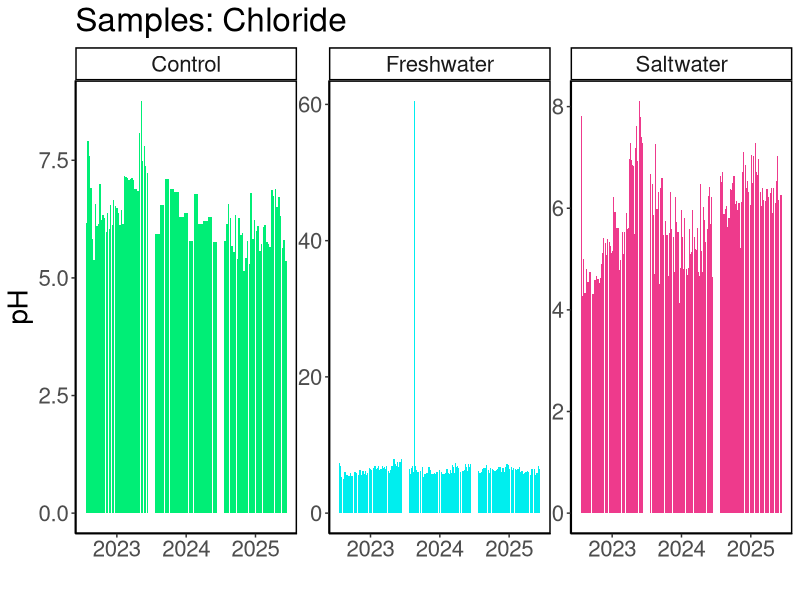
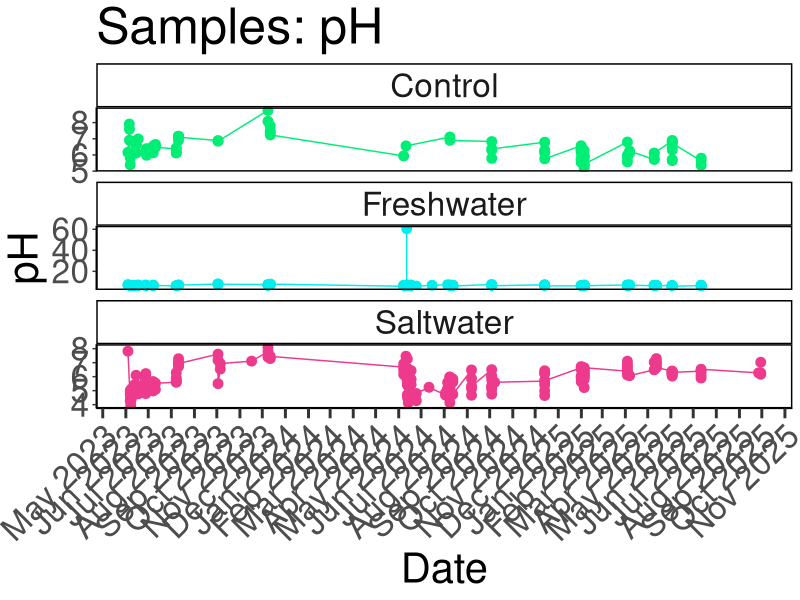
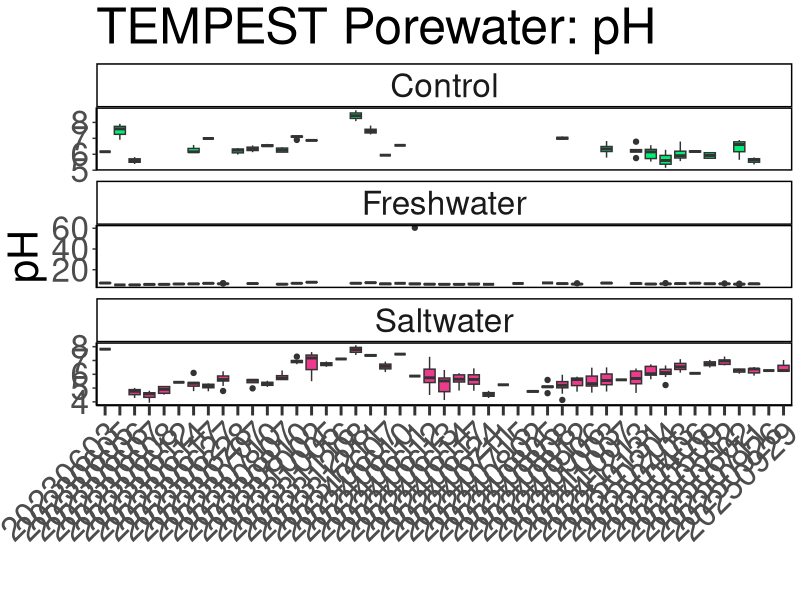

The R source for these figures, in order:
## ---- chunk 1
library(dplyr)
library(ggplot2)
library(ggpubr)
library(stringr)
library(readxl)
library(tidyr)
library(tibble)
library(openxlsx)
library(knitr)
## ---- chunk 2

#read in 2023 Dionex Data:
dat23 <- read.csv("Raw Data/TMP_PW_pH_2023_L1.csv")
# head(dat24)
colnames(dat23)

#read in 2024 Dionex Data:
dat24 <- read.csv("Raw Data/TMP_PW_pH_2024_L1.csv")
# head(dat24)
colnames(dat24)

#read in 2025 Dionex Data:
dat25 <- read.csv("Raw Data/TMP_PW_pH_2025_L1.csv")
# head(dat25)
colnames(dat25)

raw_dat <- bind_rows(dat23, dat24, dat25)

##Convert Collection Date into Date format
raw_dat$Collection_Date_Time <- as.POSIXct(raw_dat$datetime, format = "%Y-%m-%dT%H:%M:%SZ", tz = "US/Eastern")

##Extract Year and month from Collection Date
raw_dat$Year <- format(raw_dat$Collection_Date_Time, format = "%Y")
raw_dat$Month <- format(raw_dat$Collection_Date_Time, format = "%m")
raw_dat$Day <- format(raw_dat$Collection_Date_Time, format = "%d")

colnames(raw_dat)

all_dat <- raw_dat %>%
  mutate(
    Project = "TEMPEST"
  ) %>%
  rename(
    Zone = plot, 
    Grid = grid, 
    Evacuation_Date = evacuation_date, 
    qaqc_flag = flag
  )%>%
  dplyr::select(
         Project, Year, Month, Day, 
         Zone, Grid, pH, collection_temp_C, 
         Collection_Date_Time, Evacuation_Date, qaqc_flag
        # list columns in the order you want them
  )

## ---- chunk 3

#pull the column names from the all_dat dataframe and create a new dataframe with them 
metadat <- data.frame(Column_Names = colnames(all_dat))
metadat
colnames(all_dat)
metadat$Description <- ""
metadat$Units <- ""
metadat$Instrument_ifapplicable <- ""

#add information about each line: 

metadat$Description <- c("Project name", 
                         "Year of sample collection", 
                         "Month of sample collection", 
                         "Day of sample collection", 
                         "Plot where sample collected (Control, Freshwater, Saltwater)", 
                         "Grid where sample collected (Letter + Number)", 
                         "pH of sample", 
                         "Temperature at time of collection in Celsius", 
                         "Date and Time of sample collection", 
                         "Date of sample evacuation",
                         "Any notes generated during QAQC")

metadat$Units <-       c("NA", 
                         "NA",
                         "NA", 
                         "NA",
                         "NA",
                         "NA", 
                         "NA",
                         "degrees Celsius",
                         "NA", 
                         "NA",
                         "NA")

metadat$Instrument_ifapplicable <-  
  
                       c("NA", 
                         "NA",
                         "NA", 
                         "NA",
                         "NA",
                         "NA", 
                         "NA",
                         "NA",
                         "NA", 
                         "NA",
                         "NA")

## ---- chunk 4

#write out a csv of all the data to the main folder: 
write.csv(all_dat, "COMPASS_TEMPEST_pH_AllData.csv")


#write out a csv of the metadata associated with the data: 
write.csv(metadat, "COMPASS_TEMPEST_pH_Metadata.csv")

## ---- chunk 5

##Define Zones for plotting
data_plotting <- all_dat %>% 
  mutate(Zone_1 = factor(Zone, levels = c("Control", "Freshwater", "Saltwater")))

#Plot data by year and change colors based on Zone:
viz_pH_plot <- ggplot(data_plotting, aes(x = as.character(Year), y = pH, fill = Zone_1)) +
  geom_bar(stat = "identity", position = position_dodge2(preserve = "total")) +
  facet_wrap( ~ Zone_1, scales="free") +
  scale_fill_manual(values = c(
    "Control" = "springgreen2",
    "Freshwater" = "cyan2",
    "Saltwater" = "violetred2"
  )) +
  theme_classic() +
  labs(x = " ", y = "pH", title = "Samples: Chloride") +
  theme(
    panel.spacing = unit(.05, "lines"), 
    panel.border = element_rect(color = "black", fill = NA, linewidth = 1)) + 
  theme(text = element_text(size = 20))+ 
  theme(legend.position = "none")

viz_pH_plot

## ---- chunk 6

##Summarize SO4 and Cl by Date and Zone
pH_avg <- data_plotting %>%
  group_by(Collection_Date_Time, Zone_1) %>%
   dplyr::summarize(mean_pH = mean(pH, na.rm=TRUE),
            sd_pH = sd(pH, na.rm=TRUE))

# Define the specific date breaks you want to display
specific_breaks <- as.Date(c("2023-01-01", "2024-01-01", "2025-01-01"))

viz_pH_plot_avgs <- ggplot(pH_avg, aes(x = Collection_Date_Time, y = mean_pH, color = Zone_1)) +
  geom_point(size = 3) + 
  geom_errorbar(aes(ymin = mean_pH - sd_pH, ymax = mean_pH + sd_pH), width = 0.2) + 
  geom_line() + 
  facet_wrap( ~ Zone_1, scales="free_y", ncol = 1) +
  scale_color_manual(values = c(
    "Control" = "springgreen2",
    "Freshwater" = "cyan2",
    "Saltwater" = "violetred2"
  )) +
  theme_classic() +
  labs(x = "Date", y = "pH", title = "Samples: pH") +
  theme(
    panel.spacing = unit(0.5, "lines"), 
    panel.border = element_rect(color = "black", fill = NA, linewidth = 1)) +
  # theme(axis.text.x = element_text(angle = 90, hjust = 0.5))+ 
  theme(text = element_text(size = 30))+
  scale_x_datetime(date_labels = "%b %Y", date_breaks = "1 month") + # Format x-axis labels
  theme(axis.ticks.x = element_line(linewidth = 1))+
  theme(axis.ticks.length.x = unit(0.25, "cm"))+ 
  theme(legend.position = "none")+ 
  theme(axis.text.x = element_text(angle = 45, hjust = 1))

viz_pH_plot_avgs

## ---- chunk 7

data_plotting$Collection_date_char <- as.Date(data_plotting$Collection_Date_Time)
data_plotting$Collection_date_char <- gsub("-", "", data_plotting$Collection_date_char)

##Boxplot Summarize pH by Date, Site, and Zone
viz_pH_boxplot <- ggplot(data_plotting, aes(x = Collection_date_char,  y = pH, fill = Zone_1)) +
  geom_boxplot() + 
  facet_wrap( ~ Zone_1, scales="free_y", ncol = 1) +
  # scale_x_discrete(drop = TRUE) +
  scale_fill_manual(values = c(
    "Control" = "springgreen2",
    "Freshwater" = "cyan2",
    "Saltwater" = "violetred2"
  ), labels = c("Control", "Freshwater", "Saltwater")) +
  theme_classic() +
  labs(x = " ", y = "pH", title = "TEMPEST Porewater: pH") +
  theme(
    panel.spacing = unit(0.5, "lines"), 
    panel.border = element_rect(color = "black", fill = NA, linewidth = 1)) +
  theme(axis.text.x = element_text(angle = 45, vjust = 1, hjust = 1))+ 
  theme(text = element_text(size = 30))+
  theme(axis.ticks.x = element_line(linewidth = 1))+
  theme(axis.ticks.length.x = unit(0.25, "cm"))+ 
  theme(legend.position = "none")

viz_pH_boxplot

# # Save as a PNG
# png("COMPASS_TEMPEST_pH_alldata.png", width = 2000, height = 1200, res = 100)
# print(viz_pH_boxplot)  # For ggplot objects, use print()
# dev.off()

## ---- chunk 8
# It would also be great to add to our collation codes a summary chunk that will calculate value ranges, means, and standard deviations (and errors) for each site, zone, depth for each year; also for each site zone, depth overall; and for each site and zone overall so that we have some easy access to metrics. Was just thinking this might be helpful today when re-collating the DIC data.

colnames(data_plotting)

##Metrics for each zone for each year
summary_by_year <- data_plotting %>%
  group_by(Year, Zone_1) %>%
   reframe(
     min_pH = min(pH, na.rm=TRUE),
     max_pH = max(pH, na.rm=TRUE), 
     mean_pH = mean(pH, na.rm=TRUE), 
     sd_pH = sd(pH, na.rm=TRUE)) %>%
  mutate(across(where(is.numeric), round, digits = 4)) 

##Metrics for each zone for all years
summary_all_years <- data_plotting %>%
  group_by(Zone_1) %>%
   reframe(
     min_pH = min(pH, na.rm=TRUE),
     max_pH = max(pH, na.rm=TRUE), 
     mean_pH = mean(pH, na.rm=TRUE), 
     sd_pH = sd(pH, na.rm=TRUE)) %>%
  mutate(across(where(is.numeric), round, digits = 4)) 

## ---- chunk 9

library(kableExtra)

kable(
  summary_by_year[, c("Year", "Zone_1", "min_pH",	"max_pH",	"mean_pH")],  
  format = "latex",
  booktabs = TRUE,
  caption = "Summary Statistics by Year"
) %>%
  kable_styling(
    latex_options = c("hold_position", "striped", "scale_down"),
    font_size = 12
  ) %>%
  row_spec(0, bold = TRUE) %>%   # header
  column_spec(1, bold = TRUE)

kable(
  summary_all_years[, c("Zone_1", "min_pH",	"max_pH",	"mean_pH")],  
  format = "latex",
  booktabs = TRUE,
  caption = "Summary Statistics by Zone"
) %>%
  kable_styling(
    latex_options = c("hold_position", "striped", "scale_down"),
    font_size = 12
  ) %>%
  row_spec(0, bold = TRUE) %>%   # header
  column_spec(1, bold = TRUE)

## ---- chunk 10

#write out a csv of all the data to the main folder: 
write.csv(summary_by_year, "COMPASS_TEMPEST_PW_pH_Summarized_By_Year.csv")

#write out a csv of the metadata associated with the data: 
write.csv(summary_all_years, "COMPASS_TEMPEST_PW_pH_Summarized_Years_Combined.csv")
